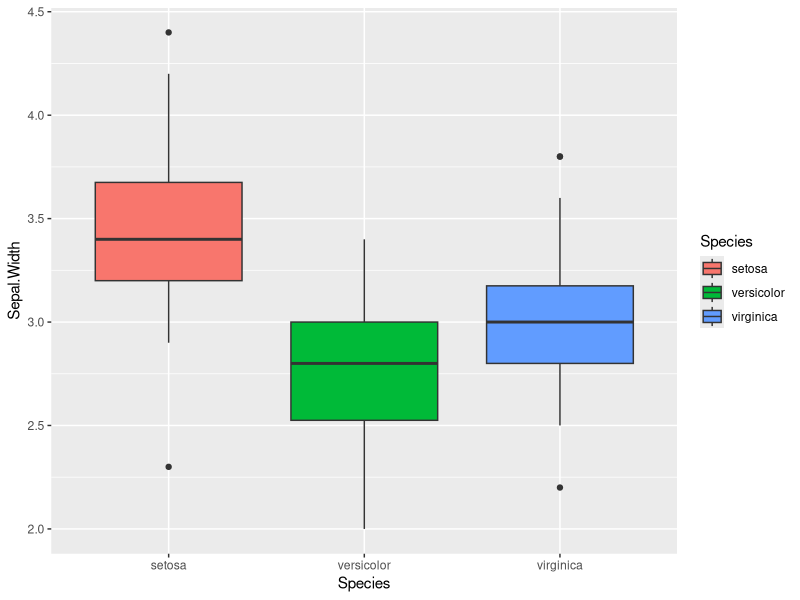
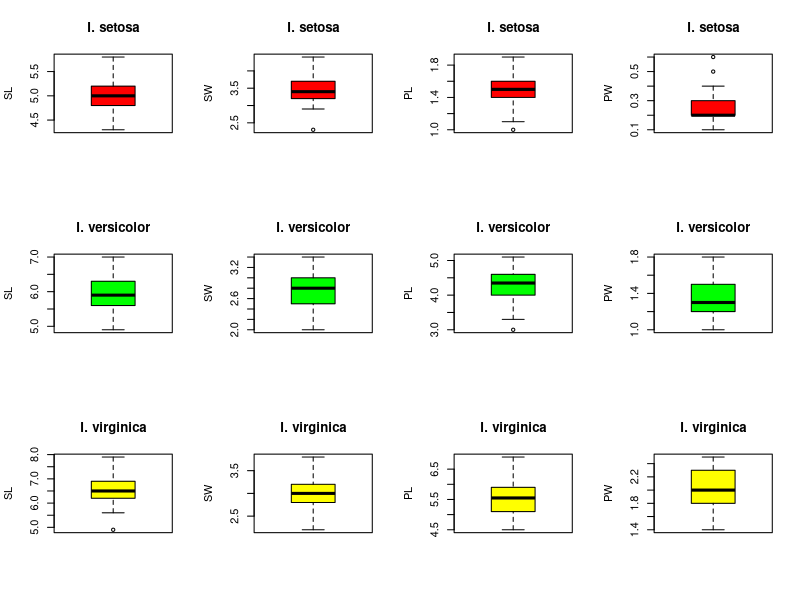

Here is the R script that generated these plots, in order:
data("iris")
str(iris)


library(ggplot2)

# plot multiple traits for the three species
levels(iris$Species)

# new plot

ggplot(data = iris, aes(x = Species, y = Sepal.Width, fill = Species)) +
  geom_boxplot()


# ugly plots
par(mfrow=c(3,4)) 
boxplot(iris[iris$Species=="setosa", ]$Sepal.Length,
        main = "I. setosa",
        ylab = "SL",
        col = "red")
boxplot(iris[iris$Species=="setosa", ]$Sepal.Width,
        main = "I. setosa",
        ylab = "SW",
        col = "red")
boxplot(iris[iris$Species=="setosa", ]$Petal.Length,
        main = "I. setosa",
        ylab = "PL",
        col = "red")
boxplot(iris[iris$Species=="setosa", ]$Petal.Width,
        main = "I. setosa",
        ylab = "PW",
        col = "red")
boxplot(iris[iris$Species=="versicolor", ]$Sepal.Length,
        main = "I. versicolor",
        ylab = "SL",
        col = "green")
boxplot(iris[iris$Species=="versicolor", ]$Sepal.Width,
        main = "I. versicolor",
        ylab = "SW",
        col = "green")
boxplot(iris[iris$Species=="versicolor", ]$Petal.Length,
        main = "I. versicolor",
        ylab = "PL",
        col = "green")
boxplot(iris[iris$Species=="versicolor", ]$Petal.Width,
        main = "I. versicolor",
        ylab = "PW",
        col = "green")
boxplot(iris[iris$Species=="virginica", ]$Sepal.Length,
        main = "I. virginica",
        ylab = "SL",
        col = "yellow")
boxplot(iris[iris$Species=="virginica", ]$Sepal.Width,
        main = "I. virginica",
        ylab = "SW",
        col = "yellow")
boxplot(iris[iris$Species=="virginica", ]$Petal.Length,
        main = "I. virginica",
        ylab = "PL",
        col = "yellow")
boxplot(iris[iris$Species=="virginica", ]$Petal.Width,
        main = "I. virginica",
        ylab = "PW",
        col = "yellow")

